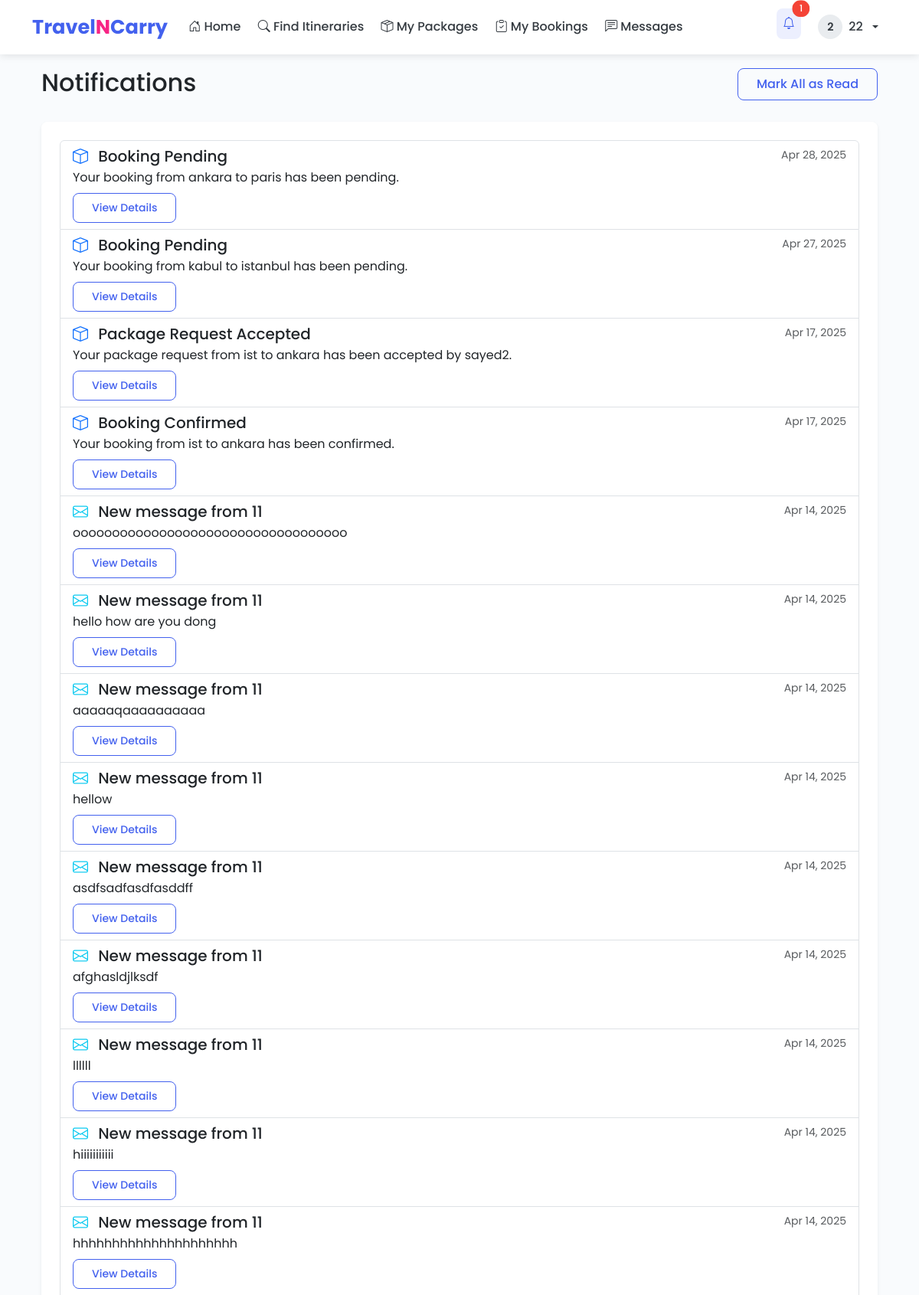
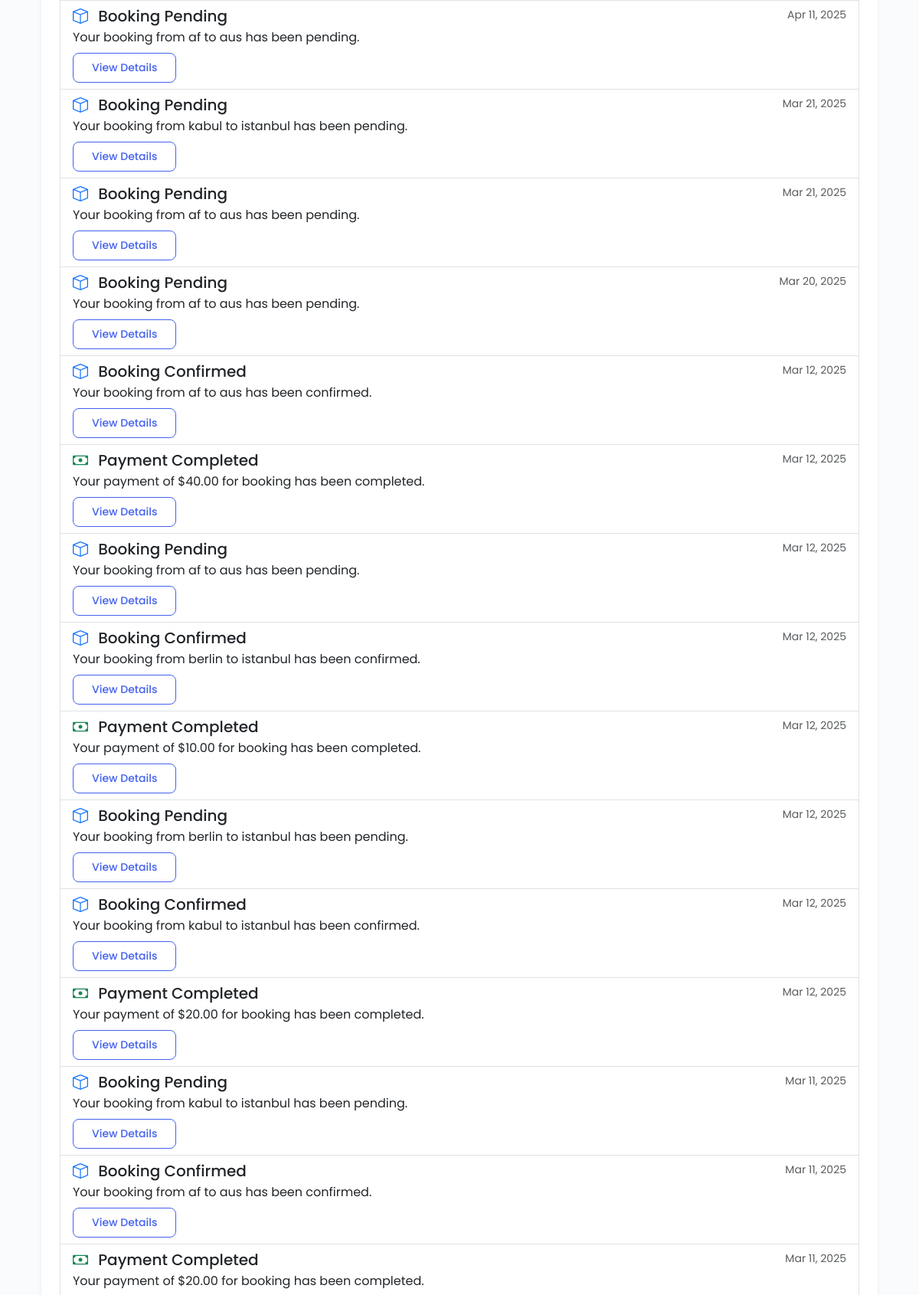
The app's page /notifications/ (signed in, upper part) with its own data (2 pictures, top to bottom).
### users/models.py (models this page shows, shortened)
class CustomUser(AbstractUser):
    USER_TYPE_CHOICES = (
        ('traveler', 'Traveler'),
        ('sender', 'Sender'),
        ('admin', 'Admin'),
    )
    user_type = models.CharField(max_length=10, choices=USER_TYPE_CHOICES, default='traveler')
    phone_number = models.CharField(max_length=15, blank=True)
    bio = models.TextField(blank=True)
    profile_picture = models.ImageField(upload_to='profile_pics/', blank=True, null=True)
    address = models.CharField(max_length=255, blank=True)
    average_rating = models.FloatField(default=0, validators=[MinValueValidator(0), MaxValueValidator(5)])
    is_verified = models.BooleanField(default=False)

### user_notifications/models.py (models this page shows, shortened)
class Notification(models.Model):
    TYPE_CHOICES = (
        ('booking', 'Booking Update'),
        ('payment', 'Payment Update'),
        ('message', 'New Message'),
        ('rating', 'New Rating'),
        ('system', 'System Notification'),
    )
    id = models.UUIDField(primary_key=True, default=uuid.uuid4, editable=False)
    user = models.ForeignKey(settings.AUTH_USER_MODEL, on_delete=models.CASCADE, related_name='notifications')
    notification_type = models.CharField(max_length=20, choices=TYPE_CHOICES)
    title = models.CharField(max_length=255)
    message = models.TextField()
    link = models.CharField(max_length=255, blank=True)
    is_read = models.BooleanField(default=False)
    created_at = models.DateTimeField(auto_now_add=True)
    class Meta:
        ordering = ['-created_at']

### user_notifications/views.py (the view)
# urls.py: path('notifications/', views.notification_list, name='notification_list'),
@login_required
def notification_list(request):
    notifications = Notification.objects.filter(user=request.user).order_by('-created_at')
    Notification.objects.filter(user=request.user, is_read=False).update(is_read=True)
    return render(request, 'user_notifications/notification_list.html', {
        'notifications': notifications,
    })

### templates/user_notifications/notification_list.html (shortened to what this page needs)
{% extends 'base.html' %}
{% block content %}
<div class="container">
    <div class="row mb-4">
        <div class="col-md-8">
            <h2>Notifications</h2>
        </div>
        <div class="col-md-4 text-end">
            <form method="post" action="{% url 'mark_all_notifications_read' %}">
                <button type="submit" class="btn btn-outline-primary">Mark All as Read</button>
            </form>
        </div>
    </div>
    <div class="card">
        <div class="card-body">
            {% if notifications %}
                <div class="list-group">
                    {% for notification in notifications %}
                        <div class="list-group-item list-group-item-action {% if not notification.is_read %}bg-light{% endif %}">
                            <div class="d-flex w-100 justify-content-between">
                                <h5 class="mb-1">
                                    {% if notification.notification_type == 'booking' %}
                                        <i class="bi bi-box text-primary me-2"></i>
                                    {% elif notification.notification_type == 'payment' %}
                                        <i class="bi bi-cash text-success me-2"></i>
                                    {% elif notification.notification_type == 'message' %}
                                        <i class="bi bi-envelope text-info me-2"></i>
                                    {% elif notification.notification_type == 'rating' %}
                                        <i class="bi bi-star text-warning me-2"></i>
                                    {% else %}
                                        <i class="bi bi-bell text-secondary me-2"></i>
                                    {% endif %}
                                    {{ notification.title }}
                                </h5>
                                <small class="text-muted">{{ notification.created_at|date:"M d, Y" }}</small>
                            </div>
                            <p class="mb-2">{{ notification.message }}</p>
                            <div class="d-flex justify-content-between align-items-center">
                                {% if notification.link %}
                                    <a href="{% url 'view_notification' notification_id=notification.id %}" class="btn btn-sm btn-outline-primary">View Details</a>
                                {% endif %}
                            </div>
                        </div>
                    {% endfor %}
                </div>
            {% else %}
                <div class="text-center py-5">
                    <i class="bi bi-bell-slash" style="font-size: 3rem;"></i>
                    <h4 class="mt-3">No Notifications</h4>
                    <p class="text-muted">You don't have any notifications at the moment.</p>
                </div>
            {% endif %}
        </div>
    </div>
</div>
{% endblock %}

### templates/base.html (shortened to what this page needs)
<!DOCTYPE html>
<html lang="en">
<head>
    {% load django_bootstrap5 %}
    {% bootstrap_css %}
    <link rel="stylesheet" href="https://cdn.jsdelivr.net/npm/bootstrap-icons@1.11.1/font/bootstrap-icons.css">
    <link rel="stylesheet" href="https://cdnjs.cloudflare.com/ajax/libs/animate.css/4.1.1/animate.min.css">
</head>
<body>
    <nav class="navbar navbar-expand-lg navbar-light fixed-top">
        <div class="container">
            <a class="navbar-brand" href="{% url 'home' %}">Travel<span>N</span>Carry</a>
            <div class="collapse navbar-collapse" id="navbarNav">
                <ul class="navbar-nav me-auto">
                    <li class="nav-item">
                        <a class="nav-link {% if request.path == '/' %}active{% endif %}" href="{% url 'home' %}">
                            <i class="bi bi-house-door"></i> Home
                        </a>
                    </li>
                    <li class="nav-item">
                        <a class="nav-link {% if '/itineraries/' in request.path and not '/my/' in request.path %}active{% endif %}"
                           href="{% url 'itinerary_list' %}">
                            <i class="bi bi-search"></i> Find Itineraries
                        </a>
                    </li>
                    {% if user.is_authenticated %}
                        {% if user.user_type == 'traveler' %}
                            <li class="nav-item">
                                <a class="nav-link {% if '/itineraries/my/' in request.path %}active{% endif %}"
                                   href="{% url 'my_itineraries' %}">
                                    <i class="bi bi-airplane"></i> My Itineraries
                                </a>
                            </li>
                        {% elif user.user_type == 'sender' %}
                            <li class="nav-item">
                                <a class="nav-link {% if '/package-requests/' in request.path %}active{% endif %}"
                                   href="{% url 'package_request_list' %}">
                                    <i class="bi bi-box-seam"></i> My Packages
                                </a>
                            </li>
                        {% endif %}
                        <li class="nav-item">
                            <a class="nav-link {% if '/bookings/' in request.path %}active{% endif %}"
                               href="{% url 'booking_list' %}">
                                <i class="bi bi-clipboard-check"></i> My Bookings
                            </a>
                        </li>
                        <li class="nav-item">
                            <a class="nav-link {% if '/messages/' in request.path %}active{% endif %}"
                               href="{% url 'inbox' %}">
                                <i class="bi bi-chat-left-text"></i> Messages
                            </a>
                        </li>
                    {% endif %}
                </ul>
                <ul class="navbar-nav">
                    {% if user.is_authenticated %}
                        <li class="nav-item me-2">
                            <a class="nav-link position-relative {% if '/notifications/' in request.path %}active{% endif %}"
                               href="{% url 'notification_list' %}">
                                <i class="bi bi-bell"></i>
                                <span id="notification-badge"
                                      class="position-absolute top-0 start-100 translate-middle badge rounded-pill bg-danger"
                                      style="display: none;">
                                    <span id="notification-count">0</span>
                                </span>
                            </a>
                        </li>
                        <li class="nav-item dropdown">
                            <a class="nav-link dropdown-toggle d-flex align-items-center gap-2"
                               href="#" id="navbarDropdown" role="button" data-bs-toggle="dropdown">
                                {% if user.profile_picture %}
                                    <img src="{{ user.profile_picture.url }}" alt="Profile"
                                         class="rounded-circle" style="width: 32px; height: 32px; object-fit: cover;">
                                {% else %}
                                    <div class="avatar" style="width: 32px; height: 32px; font-size: 0.9rem;">
                                        {{ user.username|slice:":1" }}
                                    </div>
                                {% endif %}
                                <span>{{ user.username }}</span>
                            </a>
                        </li>
                    {% endif %}
                </ul>
            </div>
        </div>
    </nav>
    <div class="container mt-4">
        {% block content %}{% endblock %}
    </div>
</body>
</html>

### templates/base.html (style rules this page uses)
:root { --primary-color: #4361ee; --primary-dark: #3a56d4; --secondary-color: #4cc9f0; --accent-color: #f72585; --success-color: #4caf50; --warning-color: #ff9800; --danger-color: #f44336; --light-gray: #f8f9fa; --dark-gray: #343a40; --text-color: #212529; --border-radius: 0.5rem; --box-shadow: 0 0.5rem 1rem rgba(0, 0, 0, 0.15); --transition: all 0.3s ease; }
body { font-family: 'Poppins', sans-serif; color: var(--text-color); background-color: #f9fbfd; padding-top: 65px; }
.navbar { background-color: white !important; box-shadow: 0 2px 10px rgba(0, 0, 0, 0.1); padding: 0.7rem 1rem; }
.navbar-brand { font-weight: 700; font-size: 1.6rem; color: var(--primary-color) !important; }
.navbar-brand span { color: var(--accent-color); }
.navbar-nav .nav-link { font-weight: 500; padding: 0.5rem 1rem; color: var(--dark-gray) !important; transition: var(--transition); border-radius: var(--border-radius); margin: 0 0.2rem; }
.navbar-nav .nav-link:hover, .navbar-nav .nav-link.active { color: var(--primary-color) !important; background-color: rgba(67, 97, 238, 0.1); }
.navbar-nav .nav-link.active { font-weight: 600; }
.card { border-radius: var(--border-radius); border: none; box-shadow: 0 0.125rem 0.25rem rgba(0, 0, 0, 0.075); transition: var(--transition); overflow: hidden; }
.card-body { padding: 1.5rem; }
.btn { font-weight: 500; border-radius: var(--border-radius); padding: 0.5rem 1.5rem; transition: var(--transition); }
.btn-outline-primary { color: var(--primary-color); border-color: var(--primary-color); }
.badge { font-weight: 500; padding: 0.4em 0.8em; border-radius: 50rem; }
.badge.bg-danger { background-color: var(--danger-color) !important; }
.avatar { width: 40px; height: 40px; border-radius: 50%; background-color: #e9ecef; display: flex; align-items: center; justify-content: center; color: var(--dark-gray); font-weight: 600; font-size: 1.2rem; }

### records on screen
CustomUser: username "2", username "22"
Notification: notification_type "booking" (drawn), title "Booking Pending", created_at "Apr 28, 2025", message "Your booking from ankara to paris has been pending.", shows "View Details"
Notification: notification_type "booking" (drawn), title "Booking Pending", created_at "Apr 27, 2025", message "Your booking from kabul to istanbul has been pending.", shows "View Details"
Notification: notification_type "booking" (drawn), title "Package Request Accepted", created_at "Apr 17, 2025", message "Your package request from ist to ankara has been accepted by sayed2.", shows "View Details"
Notification: notification_type "booking" (drawn), title "Booking Confirmed", created_at "Apr 17, 2025", message "Your booking from ist to ankara has been confirmed.", shows "View Details"
Notification: notification_type "message" (drawn), title "New message from 11", created_at "Apr 14, 2025", message "ooooooooooooooooooooooooooooooooooo", shows "View Details"
Notification: notification_type "message" (drawn), title "New message from 11", created_at "Apr 14, 2025", message "hello how are you dong", shows "View Details"
Notification: notification_type "message" (drawn), title "New message from 11", created_at "Apr 14, 2025", message "aaaaaqaaaaaaaaaa", shows "View Details"
Notification: notification_type "message" (drawn), title "New message from 11", created_at "Apr 14, 2025", message "hellow", shows "View Details"
Notification: notification_type "message" (drawn), title "New message from 11", created_at "Apr 14, 2025", message "asdfsadfasdfasddff", shows "View Details"
Notification: notification_type "message" (drawn), title "New message from 11", created_at "Apr 14, 2025", message "afghasldjlksdf", shows "View Details"
Notification: notification_type "message" (drawn), title "New message from 11", created_at "Apr 14, 2025", message "llllll", shows "View Details"
Notification: notification_type "message" (drawn), title "New message from 11", created_at "Apr 14, 2025", message "hiiiiiiiiiii", shows "View Details"
Notification: notification_type "message" (drawn), title "New message from 11", created_at "Apr 14, 2025", message "hhhhhhhhhhhhhhhhhhhhh", shows "View Details"
Notification: notification_type "booking" (drawn), title "Booking Pending", created_at "Apr 11, 2025", message "Your booking from af to aus has been pending.", shows "View Details"
Notification: notification_type "booking" (drawn), title "Booking Pending", created_at "Mar 21, 2025", message "Your booking from kabul to istanbul has been pending.", shows "View Details"
Notification: notification_type "booking" (drawn), title "Booking Pending", created_at "Mar 21, 2025", message "Your booking from af to aus has been pending.", shows "View Details"
Notification: notification_type "booking" (drawn), title "Booking Pending", created_at "Mar 20, 2025", message "Your booking from af to aus has been pending.", shows "View Details"
Notification: notification_type "booking" (drawn), title "Booking Confirmed", created_at "Mar 12, 2025", message "Your booking from af to aus has been confirmed.", shows "View Details"
Notification: notification_type "payment" (drawn), title "Payment Completed", created_at "Mar 12, 2025", message "Your payment of $40.00 for booking has been completed.", shows "View Details"
Notification: notification_type "booking" (drawn), title "Booking Pending", created_at "Mar 12, 2025", message "Your booking from af to aus has been pending.", shows "View Details"
Notification: notification_type "booking" (drawn), title "Booking Confirmed", created_at "Mar 12, 2025", message "Your booking from berlin to istanbul has been confirmed.", shows "View Details"
Notification: notification_type "payment" (drawn), title "Payment Completed", created_at "Mar 12, 2025", message "Your payment of $10.00 for booking has been completed.", shows "View Details"
Notification: notification_type "booking" (drawn), title "Booking Pending", created_at "Mar 12, 2025", message "Your booking from berlin to istanbul has been pending.", shows "View Details"
Notification: notification_type "booking" (drawn), title "Booking Confirmed", created_at "Mar 12, 2025", message "Your booking from kabul to istanbul has been confirmed.", shows "View Details"
Notification: notification_type "payment" (drawn), title "Payment Completed", created_at "Mar 12, 2025", message "Your payment of $20.00 for booking has been completed.", shows "View Details"
Notification: notification_type "booking" (drawn), title "Booking Pending", created_at "Mar 11, 2025", message "Your booking from kabul to istanbul has been pending.", shows "View Details"
Notification: notification_type "booking" (drawn), title "Booking Confirmed", created_at "Mar 11, 2025", message "Your booking from af to aus has been confirmed.", shows "View Details"
Notification: notification_type "payment" (drawn), title "Payment Completed", created_at "Mar 11, 2025", message "Your payment of $20.00 for booking has been completed."
